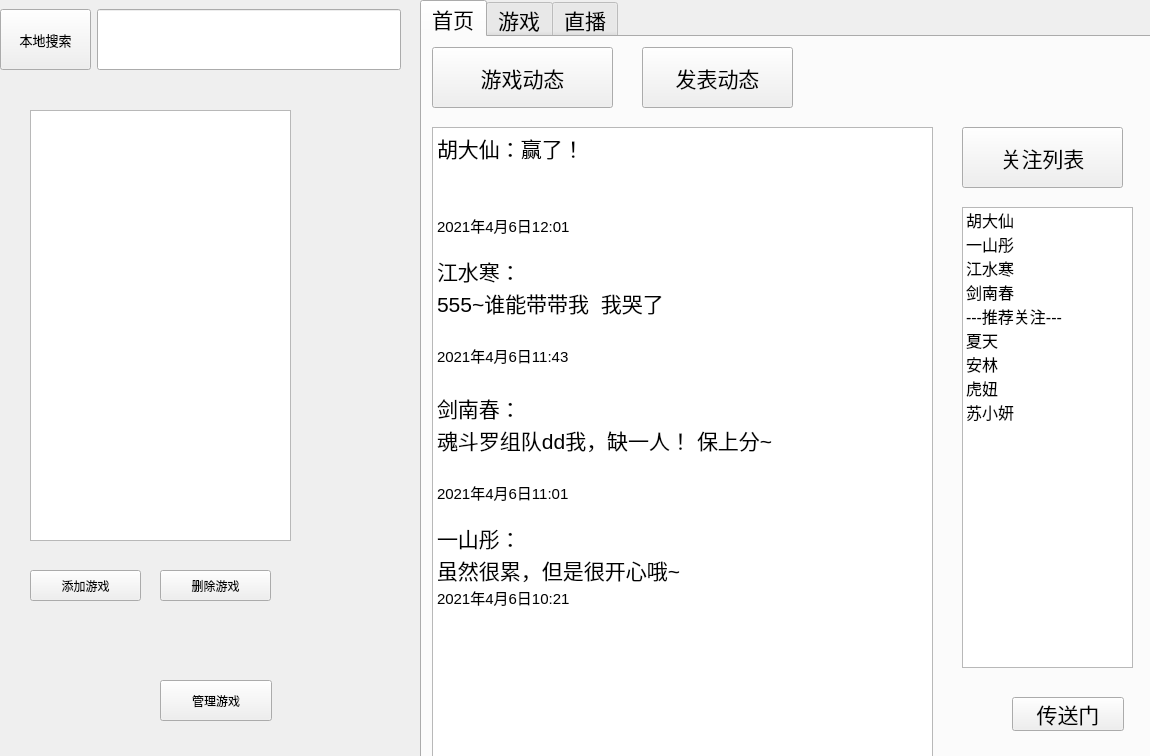
<?xml version="1.0" encoding="UTF-8"?>
<ui version="4.0">
 <class>mygp</class>
 <widget class="QWidget" name="mygp">
  <property name="geometry">
   <rect>
    <x>0</x>
    <y>0</y>
    <width>1150</width>
    <height>756</height>
   </rect>
  </property>
  <property name="windowTitle">
   <string>mygp</string>
  </property>
  <widget class="QWidget" name="widget" native="true">
   <property name="geometry">
    <rect>
     <x>0</x>
     <y>0</y>
     <width>401</width>
     <height>79</height>
    </rect>
   </property>
   <layout class="QHBoxLayout" name="horizontalLayout">
    <item>
     <widget class="QPushButton" name="pushButton">
      <property name="minimumSize">
       <size>
        <width>91</width>
        <height>61</height>
       </size>
      </property>
      <property name="maximumSize">
       <size>
        <width>91</width>
        <height>61</height>
       </size>
      </property>
      <property name="font">
       <font>
        <pointsize>10</pointsize>
       </font>
      </property>
      <property name="text">
       <string>本地搜索</string>
      </property>
     </widget>
    </item>
    <item>
     <widget class="QLineEdit" name="lineEdit">
      <property name="minimumSize">
       <size>
        <width>281</width>
        <height>61</height>
       </size>
      </property>
      <property name="maximumSize">
       <size>
        <width>16777215</width>
        <height>61</height>
       </size>
      </property>
     </widget>
    </item>
   </layout>
  </widget>
  <widget class="QWidget" name="widget_2" native="true">
   <property name="geometry">
    <rect>
     <x>10</x>
     <y>70</y>
     <width>331</width>
     <height>701</height>
    </rect>
   </property>
   <widget class="QPushButton" name="pushButton_2">
    <property name="geometry">
     <rect>
      <x>20</x>
      <y>500</y>
      <width>111</width>
      <height>31</height>
     </rect>
    </property>
    <property name="text">
     <string>添加游戏</string>
    </property>
   </widget>
   <widget class="QPushButton" name="pushButton_5">
    <property name="geometry">
     <rect>
      <x>150</x>
      <y>610</y>
      <width>112</width>
      <height>41</height>
     </rect>
    </property>
    <property name="text">
     <string>管理游戏</string>
    </property>
   </widget>
   <widget class="QListWidget" name="gamelist">
    <property name="geometry">
     <rect>
      <x>20</x>
      <y>40</y>
      <width>261</width>
      <height>431</height>
     </rect>
    </property>
   </widget>
   <widget class="QPushButton" name="pushButton_6">
    <property name="geometry">
     <rect>
      <x>150</x>
      <y>500</y>
      <width>111</width>
      <height>31</height>
     </rect>
    </property>
    <property name="text">
     <string>删除游戏</string>
    </property>
   </widget>
  </widget>
  <widget class="QTabWidget" name="tabWidget">
   <property name="geometry">
    <rect>
     <x>420</x>
     <y>0</y>
     <width>731</width>
     <height>771</height>
    </rect>
   </property>
   <property name="font">
    <font>
     <pointsize>16</pointsize>
    </font>
   </property>
   <property name="autoFillBackground">
    <bool>true</bool>
   </property>
   <property name="currentIndex">
    <number>0</number>
   </property>
   <widget class="QWidget" name="widget_3">
    <attribute name="title">
     <string>首页</string>
    </attribute>
    <widget class="QPushButton" name="pushButton_11">
     <property name="geometry">
      <rect>
       <x>10</x>
       <y>10</y>
       <width>181</width>
       <height>61</height>
      </rect>
     </property>
     <property name="text">
      <string>游戏动态</string>
     </property>
    </widget>
    <widget class="QPushButton" name="pushButton_12">
     <property name="geometry">
      <rect>
       <x>220</x>
       <y>10</y>
       <width>151</width>
       <height>61</height>
      </rect>
     </property>
     <property name="text">
      <string>发表动态</string>
     </property>
    </widget>
    <widget class="QPushButton" name="pushButton_13">
     <property name="geometry">
      <rect>
       <x>540</x>
       <y>90</y>
       <width>161</width>
       <height>61</height>
      </rect>
     </property>
     <property name="text">
      <string>关注列表</string>
     </property>
    </widget>
    <widget class="QListWidget" name="listWidget">
     <property name="geometry">
      <rect>
       <x>540</x>
       <y>170</y>
       <width>171</width>
       <height>461</height>
      </rect>
     </property>
     <property name="font">
      <font>
       <pointsize>12</pointsize>
      </font>
     </property>
     <item>
      <property name="text">
       <string>胡大仙</string>
      </property>
     </item>
     <item>
      <property name="text">
       <string>一山彤</string>
      </property>
     </item>
     <item>
      <property name="text">
       <string>江水寒</string>
      </property>
     </item>
     <item>
      <property name="text">
       <string>剑南春</string>
      </property>
     </item>
     <item>
      <property name="text">
       <string>---推荐关注---</string>
      </property>
     </item>
     <item>
      <property name="text">
       <string>夏天</string>
      </property>
     </item>
     <item>
      <property name="text">
       <string>安林</string>
      </property>
     </item>
     <item>
      <property name="text">
       <string>虎妞</string>
      </property>
     </item>
     <item>
      <property name="text">
       <string>苏小妍</string>
      </property>
     </item>
    </widget>
    <widget class="QPushButton" name="pushButton_23">
     <property name="geometry">
      <rect>
       <x>590</x>
       <y>660</y>
       <width>112</width>
       <height>34</height>
      </rect>
     </property>
     <property name="text">
      <string>传送门</string>
     </property>
    </widget>
    <widget class="QTextEdit" name="textEdit">
     <property name="geometry">
      <rect>
       <x>10</x>
       <y>90</y>
       <width>501</width>
       <height>731</height>
      </rect>
     </property>
     <property name="html">
      <string>&lt;!DOCTYPE HTML PUBLIC &quot;-//W3C//DTD HTML 4.0//EN&quot; &quot;http://www.w3.org/TR/REC-html40/strict.dtd&quot;&gt;
&lt;html&gt;&lt;head&gt;&lt;meta name=&quot;qrichtext&quot; content=&quot;1&quot; /&gt;&lt;style type=&quot;text/css&quot;&gt;
p, li { white-space: pre-wrap; }
&lt;/style&gt;&lt;/head&gt;&lt;body style=&quot; font-family:'SimSun'; font-size:16pt; font-weight:400; font-style:normal;&quot;&gt;
&lt;p style=&quot; margin-top:0px; margin-bottom:0px; margin-left:0px; margin-right:0px; -qt-block-indent:0; text-indent:0px;&quot;&gt;&lt;span style=&quot; font-family:'SimSun';&quot;&gt;胡大仙：赢了！&lt;/span&gt;&lt;/p&gt;
&lt;p style=&quot; margin-top:0px; margin-bottom:0px; margin-left:0px; margin-right:0px; -qt-block-indent:0; text-indent:0px;&quot;&gt;&lt;img src=&quot;:/胜利.png&quot; /&gt;&lt;/p&gt;
&lt;p style=&quot;-qt-paragraph-type:empty; margin-top:0px; margin-bottom:0px; margin-left:0px; margin-right:0px; -qt-block-indent:0; text-indent:0px; font-family:'SimSun';&quot;&gt;&lt;br /&gt;&lt;/p&gt;
&lt;p style=&quot; margin-top:0px; margin-bottom:0px; margin-left:0px; margin-right:0px; -qt-block-indent:0; text-indent:0px;&quot;&gt;&lt;span style=&quot; font-family:'SimSun'; font-size:11pt;&quot;&gt;2021年4月6日12:01&lt;/span&gt;&lt;/p&gt;
&lt;p style=&quot;-qt-paragraph-type:empty; margin-top:0px; margin-bottom:0px; margin-left:0px; margin-right:0px; -qt-block-indent:0; text-indent:0px; font-family:'SimSun'; font-size:11pt;&quot;&gt;&lt;br /&gt;&lt;/p&gt;
&lt;p style=&quot; margin-top:0px; margin-bottom:0px; margin-left:0px; margin-right:0px; -qt-block-indent:0; text-indent:0px;&quot;&gt;&lt;span style=&quot; font-family:'SimSun';&quot;&gt;江水寒：&lt;/span&gt;&lt;/p&gt;
&lt;p style=&quot; margin-top:0px; margin-bottom:0px; margin-left:0px; margin-right:0px; -qt-block-indent:0; text-indent:0px;&quot;&gt;&lt;span style=&quot; font-family:'SimSun';&quot;&gt;555~谁能带带我  我哭了&lt;/span&gt;&lt;/p&gt;
&lt;p style=&quot;-qt-paragraph-type:empty; margin-top:0px; margin-bottom:0px; margin-left:0px; margin-right:0px; -qt-block-indent:0; text-indent:0px; font-family:'SimSun';&quot;&gt;&lt;br /&gt;&lt;/p&gt;
&lt;p style=&quot; margin-top:0px; margin-bottom:0px; margin-left:0px; margin-right:0px; -qt-block-indent:0; text-indent:0px;&quot;&gt;&lt;span style=&quot; font-family:'SimSun'; font-size:11pt;&quot;&gt;2021年4月6日11:43&lt;/span&gt;&lt;/p&gt;
&lt;p style=&quot;-qt-paragraph-type:empty; margin-top:0px; margin-bottom:0px; margin-left:0px; margin-right:0px; -qt-block-indent:0; text-indent:0px; font-family:'SimSun';&quot;&gt;&lt;br /&gt;&lt;/p&gt;
&lt;p style=&quot; margin-top:0px; margin-bottom:0px; margin-left:0px; margin-right:0px; -qt-block-indent:0; text-indent:0px;&quot;&gt;&lt;span style=&quot; font-family:'SimSun';&quot;&gt;剑南春：&lt;/span&gt;&lt;/p&gt;
&lt;p style=&quot; margin-top:0px; margin-bottom:0px; margin-left:0px; margin-right:0px; -qt-block-indent:0; text-indent:0px;&quot;&gt;&lt;span style=&quot; font-family:'SimSun';&quot;&gt;魂斗罗组队dd我，缺一人！ 保上分~&lt;/span&gt;&lt;/p&gt;
&lt;p style=&quot;-qt-paragraph-type:empty; margin-top:0px; margin-bottom:0px; margin-left:0px; margin-right:0px; -qt-block-indent:0; text-indent:0px; font-family:'SimSun';&quot;&gt;&lt;br /&gt;&lt;/p&gt;
&lt;p style=&quot; margin-top:0px; margin-bottom:0px; margin-left:0px; margin-right:0px; -qt-block-indent:0; text-indent:0px;&quot;&gt;&lt;span style=&quot; font-family:'SimSun'; font-size:11pt;&quot;&gt;2021年4月6日11:01&lt;/span&gt;&lt;/p&gt;
&lt;p style=&quot;-qt-paragraph-type:empty; margin-top:0px; margin-bottom:0px; margin-left:0px; margin-right:0px; -qt-block-indent:0; text-indent:0px; font-family:'SimSun'; font-size:11pt;&quot;&gt;&lt;br /&gt;&lt;/p&gt;
&lt;p style=&quot; margin-top:0px; margin-bottom:0px; margin-left:0px; margin-right:0px; -qt-block-indent:0; text-indent:0px;&quot;&gt;&lt;span style=&quot; font-family:'SimSun';&quot;&gt;一山彤：&lt;/span&gt;&lt;/p&gt;
&lt;p style=&quot; margin-top:0px; margin-bottom:0px; margin-left:0px; margin-right:0px; -qt-block-indent:0; text-indent:0px;&quot;&gt;&lt;span style=&quot; font-family:'SimSun';&quot;&gt;虽然很累，但是很开心哦~&lt;/span&gt;&lt;/p&gt;
&lt;p style=&quot; margin-top:0px; margin-bottom:0px; margin-left:0px; margin-right:0px; -qt-block-indent:0; text-indent:0px;&quot;&gt;&lt;img src=&quot;:/春天.png&quot; /&gt;&lt;/p&gt;
&lt;p style=&quot; margin-top:0px; margin-bottom:0px; margin-left:0px; margin-right:0px; -qt-block-indent:0; text-indent:0px;&quot;&gt;&lt;span style=&quot; font-family:'SimSun'; font-size:11pt;&quot;&gt;2021年4月6日10:21&lt;/span&gt;&lt;/p&gt;&lt;/body&gt;&lt;/html&gt;</string>
     </property>
    </widget>
   </widget>
   <widget class="QWidget" name="tab_2">
    <attribute name="title">
     <string>游戏</string>
    </attribute>
    <widget class="QLineEdit" name="lineEdit_2">
     <property name="geometry">
      <rect>
       <x>210</x>
       <y>20</y>
       <width>391</width>
       <height>41</height>
      </rect>
     </property>
     <property name="font">
      <font>
       <pointsize>9</pointsize>
      </font>
     </property>
     <property name="text">
      <string>搜索海量游戏...</string>
     </property>
    </widget>
    <widget class="QPushButton" name="pushButton_3">
     <property name="geometry">
      <rect>
       <x>40</x>
       <y>20</y>
       <width>112</width>
       <height>41</height>
      </rect>
     </property>
     <property name="font">
      <font>
       <pointsize>10</pointsize>
      </font>
     </property>
     <property name="text">
      <string>在线搜索</string>
     </property>
    </widget>
    <widget class="QPushButton" name="pushButton_4">
     <property name="geometry">
      <rect>
       <x>30</x>
       <y>120</y>
       <width>151</width>
       <height>71</height>
      </rect>
     </property>
     <property name="text">
      <string>冒险岛</string>
     </property>
    </widget>
    <widget class="QPushButton" name="pushButton_7">
     <property name="geometry">
      <rect>
       <x>30</x>
       <y>210</y>
       <width>151</width>
       <height>71</height>
      </rect>
     </property>
     <property name="text">
      <string>超级玛丽</string>
     </property>
    </widget>
    <widget class="QPushButton" name="pushButton_8">
     <property name="geometry">
      <rect>
       <x>30</x>
       <y>300</y>
       <width>151</width>
       <height>71</height>
      </rect>
     </property>
     <property name="text">
      <string>魂斗罗</string>
     </property>
    </widget>
    <widget class="QLabel" name="label">
     <property name="geometry">
      <rect>
       <x>50</x>
       <y>80</y>
       <width>81</width>
       <height>18</height>
      </rect>
     </property>
     <property name="font">
      <font>
       <pointsize>10</pointsize>
      </font>
     </property>
     <property name="text">
      <string>热门游戏</string>
     </property>
    </widget>
    <widget class="QTextBrowser" name="textBrowser">
     <property name="geometry">
      <rect>
       <x>210</x>
       <y>90</y>
       <width>421</width>
       <height>391</height>
      </rect>
     </property>
     <property name="html">
      <string>&lt;!DOCTYPE HTML PUBLIC &quot;-//W3C//DTD HTML 4.0//EN&quot; &quot;http://www.w3.org/TR/REC-html40/strict.dtd&quot;&gt;
&lt;html&gt;&lt;head&gt;&lt;meta name=&quot;qrichtext&quot; content=&quot;1&quot; /&gt;&lt;style type=&quot;text/css&quot;&gt;
p, li { white-space: pre-wrap; }
&lt;/style&gt;&lt;/head&gt;&lt;body style=&quot; font-family:'SimSun'; font-size:16pt; font-weight:400; font-style:normal;&quot;&gt;
&lt;p style=&quot; margin-top:0px; margin-bottom:0px; margin-left:0px; margin-right:0px; -qt-block-indent:0; text-indent:0px;&quot;&gt;&lt;span style=&quot; font-family:'SimSun';&quot;&gt;1.冒险岛&lt;/span&gt;&lt;/p&gt;
&lt;p style=&quot; margin-top:0px; margin-bottom:0px; margin-left:0px; margin-right:0px; -qt-block-indent:0; text-indent:0px;&quot;&gt;&lt;span style=&quot; font-family:'SimSun';&quot;&gt;2.超级玛丽&lt;/span&gt;&lt;/p&gt;
&lt;p style=&quot; margin-top:0px; margin-bottom:0px; margin-left:0px; margin-right:0px; -qt-block-indent:0; text-indent:0px;&quot;&gt;&lt;span style=&quot; font-family:'SimSun';&quot;&gt;3.魂斗罗&lt;/span&gt;&lt;/p&gt;
&lt;p style=&quot; margin-top:0px; margin-bottom:0px; margin-left:0px; margin-right:0px; -qt-block-indent:0; text-indent:0px;&quot;&gt;&lt;span style=&quot; font-family:'SimSun';&quot;&gt;4.热血格斗&lt;/span&gt;&lt;/p&gt;
&lt;p style=&quot; margin-top:0px; margin-bottom:0px; margin-left:0px; margin-right:0px; -qt-block-indent:0; text-indent:0px;&quot;&gt;&lt;span style=&quot; font-family:'SimSun';&quot;&gt;5.热血足球&lt;/span&gt;&lt;/p&gt;
&lt;p style=&quot; margin-top:0px; margin-bottom:0px; margin-left:0px; margin-right:0px; -qt-block-indent:0; text-indent:0px;&quot;&gt;&lt;span style=&quot; font-family:'SimSun';&quot;&gt;6.赤色要塞&lt;/span&gt;&lt;/p&gt;
&lt;p style=&quot; margin-top:0px; margin-bottom:0px; margin-left:0px; margin-right:0px; -qt-block-indent:0; text-indent:0px;&quot;&gt;&lt;span style=&quot; font-family:'SimSun';&quot;&gt;7.雪人兄弟&lt;/span&gt;&lt;/p&gt;
&lt;p style=&quot; margin-top:0px; margin-bottom:0px; margin-left:0px; margin-right:0px; -qt-block-indent:0; text-indent:0px;&quot;&gt;&lt;span style=&quot; font-family:'SimSun';&quot;&gt;8.双截龙&lt;/span&gt;&lt;/p&gt;
&lt;p style=&quot; margin-top:0px; margin-bottom:0px; margin-left:0px; margin-right:0px; -qt-block-indent:0; text-indent:0px;&quot;&gt;&lt;span style=&quot; font-family:'SimSun';&quot;&gt;9.大富翁&lt;/span&gt;&lt;/p&gt;
&lt;p style=&quot; margin-top:0px; margin-bottom:0px; margin-left:0px; margin-right:0px; -qt-block-indent:0; text-indent:0px;&quot;&gt;&lt;span style=&quot; font-family:'SimSun';&quot;&gt;10.忍者神龟&lt;/span&gt;&lt;/p&gt;&lt;/body&gt;&lt;/html&gt;</string>
     </property>
    </widget>
   </widget>
   <widget class="QWidget" name="tab">
    <attribute name="title">
     <string>直播</string>
    </attribute>
    <widget class="QPushButton" name="pushButton_9">
     <property name="geometry">
      <rect>
       <x>40</x>
       <y>60</y>
       <width>171</width>
       <height>61</height>
      </rect>
     </property>
     <property name="text">
      <string>开始直播</string>
     </property>
    </widget>
    <widget class="QPushButton" name="pushButton_10">
     <property name="geometry">
      <rect>
       <x>540</x>
       <y>60</y>
       <width>71</width>
       <height>61</height>
      </rect>
     </property>
     <property name="text">
      <string>搜索</string>
     </property>
    </widget>
    <widget class="QLineEdit" name="lineEdit_4">
     <property name="geometry">
      <rect>
       <x>270</x>
       <y>60</y>
       <width>251</width>
       <height>61</height>
      </rect>
     </property>
     <property name="font">
      <font>
       <pointsize>9</pointsize>
      </font>
     </property>
     <property name="text">
      <string>输入房间号...</string>
     </property>
    </widget>
    <widget class="QPushButton" name="pushButton_24">
     <property name="geometry">
      <rect>
       <x>40</x>
       <y>170</y>
       <width>261</width>
       <height>191</height>
      </rect>
     </property>
     <property name="text">
      <string/>
     </property>
     <property name="icon">
      <iconset resource="resource.qrc">
       <normaloff>:/魂斗罗.jpg</normaloff>:/魂斗罗.jpg</iconset>
     </property>
     <property name="iconSize">
      <size>
       <width>271</width>
       <height>191</height>
      </size>
     </property>
    </widget>
    <widget class="QPushButton" name="pushButton_25">
     <property name="geometry">
      <rect>
       <x>340</x>
       <y>170</y>
       <width>261</width>
       <height>191</height>
      </rect>
     </property>
     <property name="text">
      <string/>
     </property>
     <property name="icon">
      <iconset resource="resource.qrc">
       <normaloff>:/雪人兄弟.png</normaloff>:/雪人兄弟.png</iconset>
     </property>
     <property name="iconSize">
      <size>
       <width>280</width>
       <height>191</height>
      </size>
     </property>
    </widget>
    <widget class="QPushButton" name="pushButton_26">
     <property name="geometry">
      <rect>
       <x>340</x>
       <y>440</y>
       <width>261</width>
       <height>191</height>
      </rect>
     </property>
     <property name="mouseTracking">
      <bool>false</bool>
     </property>
     <property name="contextMenuPolicy">
      <enum>Qt::DefaultContextMenu</enum>
     </property>
     <property name="acceptDrops">
      <bool>false</bool>
     </property>
     <property name="autoFillBackground">
      <bool>false</bool>
     </property>
     <property name="text">
      <string/>
     </property>
     <property name="icon">
      <iconset resource="resource.qrc">
       <normaloff>:/忍者神龟.png</normaloff>:/忍者神龟.png</iconset>
     </property>
     <property name="iconSize">
      <size>
       <width>271</width>
       <height>191</height>
      </size>
     </property>
    </widget>
    <widget class="QPushButton" name="pushButton_27">
     <property name="geometry">
      <rect>
       <x>40</x>
       <y>440</y>
       <width>261</width>
       <height>191</height>
      </rect>
     </property>
     <property name="text">
      <string/>
     </property>
     <property name="icon">
      <iconset resource="resource.qrc">
       <normaloff>:/大富翁.jpg</normaloff>:/大富翁.jpg</iconset>
     </property>
     <property name="iconSize">
      <size>
       <width>280</width>
       <height>191</height>
      </size>
     </property>
    </widget>
    <widget class="QLabel" name="label_2">
     <property name="geometry">
      <rect>
       <x>40</x>
       <y>140</y>
       <width>251</width>
       <height>18</height>
      </rect>
     </property>
     <property name="font">
      <font>
       <pointsize>10</pointsize>
      </font>
     </property>
     <property name="text">
      <string>小魂：999  魂斗罗</string>
     </property>
    </widget>
    <widget class="QLabel" name="label_3">
     <property name="geometry">
      <rect>
       <x>350</x>
       <y>140</y>
       <width>241</width>
       <height>18</height>
      </rect>
     </property>
     <property name="font">
      <font>
       <pointsize>10</pointsize>
      </font>
     </property>
     <property name="text">
      <string>胡大仙：551  雪人兄弟</string>
     </property>
    </widget>
    <widget class="QLabel" name="label_4">
     <property name="geometry">
      <rect>
       <x>40</x>
       <y>400</y>
       <width>251</width>
       <height>18</height>
      </rect>
     </property>
     <property name="font">
      <font>
       <pointsize>10</pointsize>
      </font>
     </property>
     <property name="text">
      <string>剑南春：188  da大富翁</string>
     </property>
    </widget>
    <widget class="QLabel" name="label_5">
     <property name="geometry">
      <rect>
       <x>350</x>
       <y>400</y>
       <width>251</width>
       <height>18</height>
      </rect>
     </property>
     <property name="font">
      <font>
       <pointsize>10</pointsize>
      </font>
     </property>
     <property name="text">
      <string>江水寒：666  忍者神龟</string>
     </property>
    </widget>
   </widget>
  </widget>
 </widget>
 <resources>
  <include location="resource.qrc"/>
 </resources>
 <connections/>
</ui>
